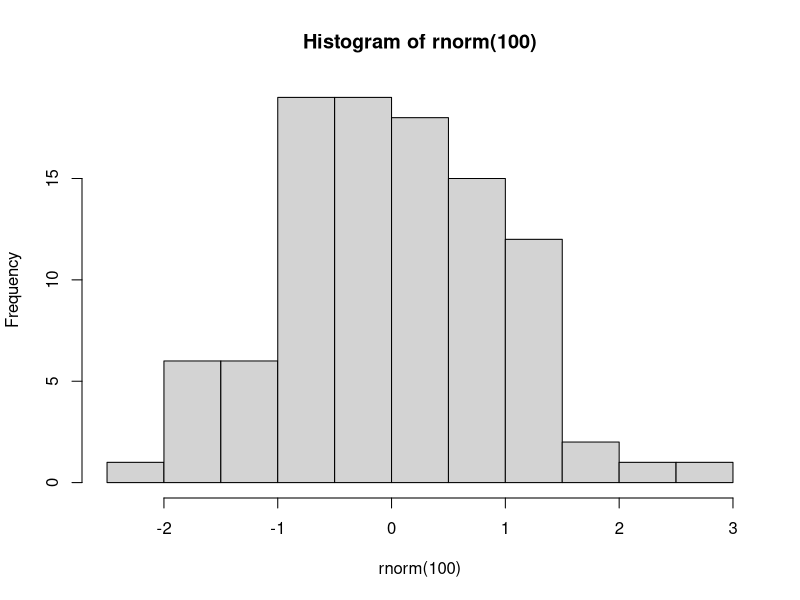
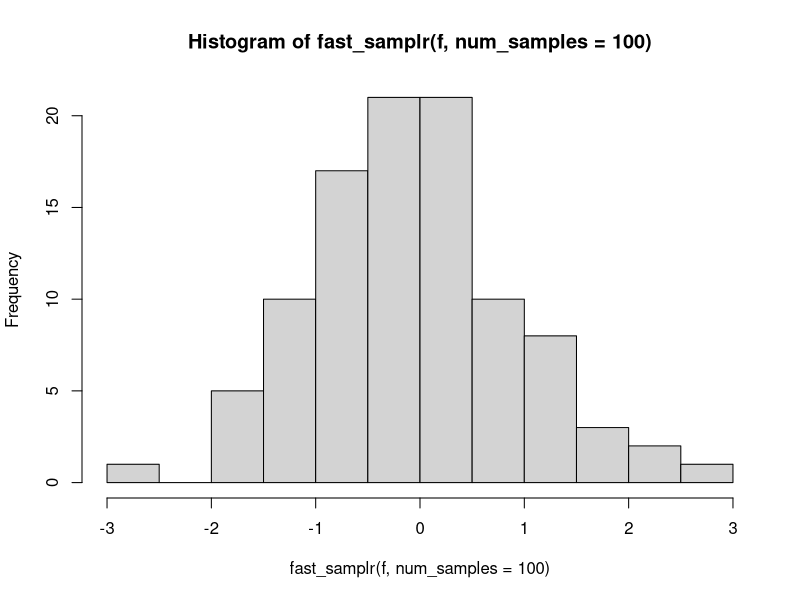

The R source for these figures, in order:

pdist <- function(f, q, lower = -Inf) {
  integrate(f, lower = lower, upper = q)$value
}

qdist_inv <- function(f, q.min = -10, q.max = 10, acc = 100, lower = -Inf) {
  probs <- sapply(seq(0, 1, length.out = acc)[-c(1,acc)], 
                  function(x) {
                    uniroot(f = function(y) pdist(f, 
                                                  y, 
                                                  lower = -Inf) - x, 
                            interval = c(q.min, q.max))$root
  })
  data.frame(x = seq(0, 1, length.out = acc)[-c(1, acc)],
             y = probs)
}
f <- function(x) 1/sqrt(2 * pi) * exp(-x^2/2)
q_dist_vec <- qdist_inv(f, acc = 1000)



library(data.table)
q_dist <- data.table(x = q_dist_vec$x,
                     y = q_dist_vec$y,
                     val = q_dist_vec$x)
setkey(q_dist, "x")
setattr(q_dist, "sorted", "x")

fast_samplr <- function(f, num_samples, acc = 1000) {
  my_sample <- runif(num_samples, 0, 1)
  a_below <- q_dist[J(my_sample), roll = -Inf]
  a_above <- q_dist[J(my_sample), roll = Inf]
  lambdas <- (a_below$x - a_below$val)/(a_above$val - a_below$val)
  lambdas*a_above$y + (1 - lambdas) * a_below$y
}

hist(rnorm(100))
hist(fast_samplr(f, num_samples = 100))
shapiro.test(fast_samplr(f, num_samples = 1000))